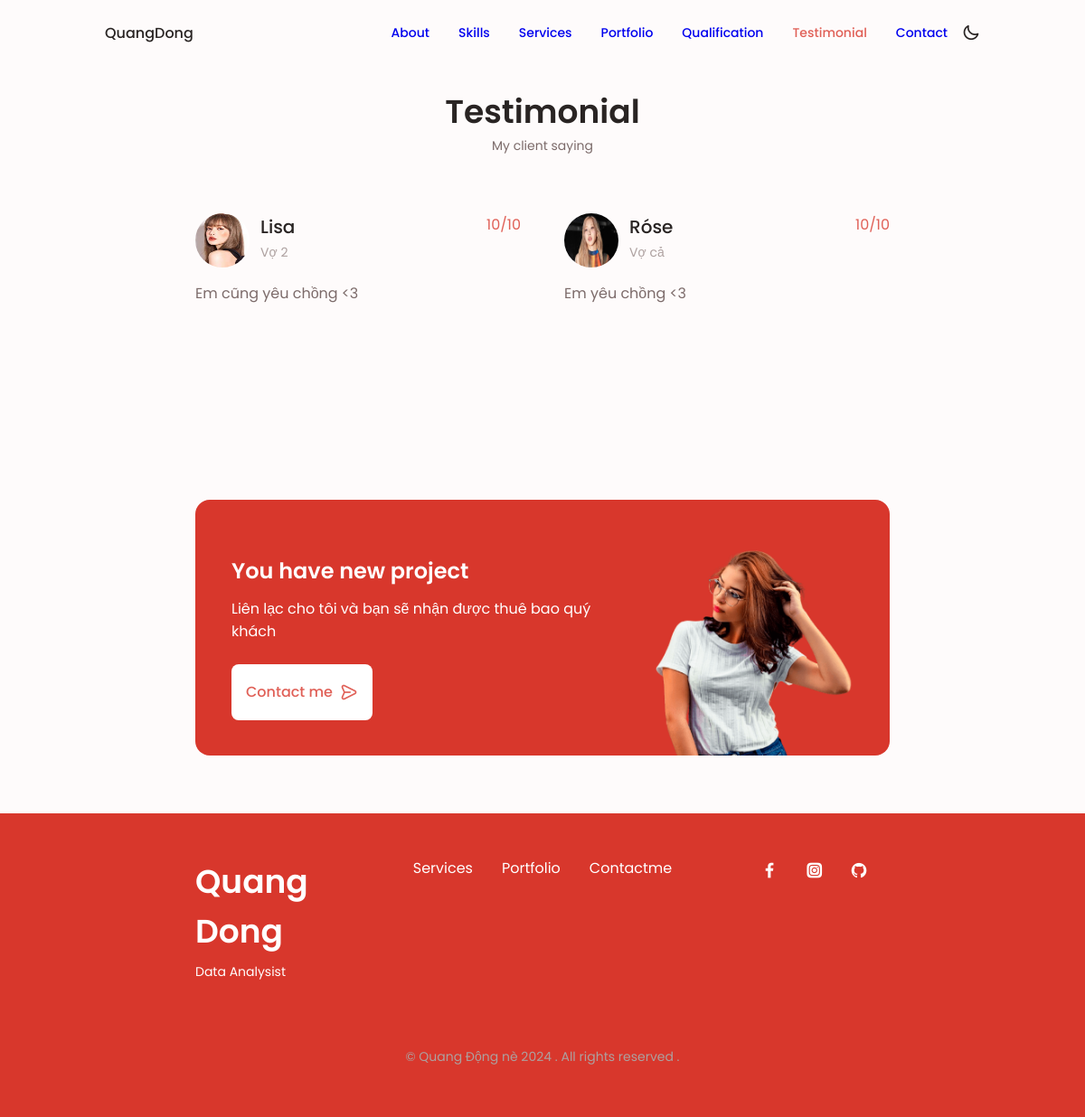
Page /testimonial/ on the committed database.
### main/models.py (models this page shows, shortened)
class Testimonial(models.Model):
    class Meta:
        verbose_name_plural = "Testimonials"
        verbose_name = "Testimonial"
        ordering = ["name"]
    thumbnail = models.ImageField(
        blank=True, null=True, upload_to="testimonial")
    name = models.CharField(max_length=200, blank=True, null=True)
    rate = models.IntegerField(blank=True, null=True)
    role = models.CharField(max_length=200, blank=True, null=True)
    quote = models.CharField(max_length=200, blank=True, null=True)
    is_active = models.BooleanField(default=True)

class UserProfile(models.Model):
    class Meta:
        verbose_name_plural = "User Profiles"
        verbose_name = "User Profile"
    user = models.OneToOneField(User, on_delete=models.CASCADE)
    avatar = models.ImageField(blank=True, null=True, upload_to="avatar")
    name = models.CharField(max_length=100, blank=True, null=True)
    sub_title = models.CharField(max_length=100, blank=True, null=True)
    bio = models.TextField(blank=True, null=True)
    about_bio = models.TextField(blank=True, null=True)
    about_image = models.ImageField(blank=True, null=True, upload_to="about")
    experience = models.IntegerField(default=1, blank=True, null=True)
    projects = models.IntegerField(default=5, blank=True, null=True)
    companies = models.IntegerField(default=1, blank=True, null=True)
    email = models.CharField(max_length=50, blank=True, null=True)
    phone = models.CharField(max_length=50, blank=True, null=True)
    location = models.CharField(max_length=50, blank=True, null=True)
    skills = models.ManyToManyField(Skill, blank=True)
    cv = models.FileField(blank=True, null=True, upload_to="cv")

### main/views.py (the view)
# urls.py: path('testimonial/', views.TestimonialView.as_view(), name="testimonial"),
class TestimonialView(generic.ListView):
    model = Testimonial
    template_name = "main/testimonial.html"
    def get_queryset(self):
        return super().get_queryset().filter(is_active=True)

### portfolio_django/context_processors.py (called while the page is built)
def project_context(request):
    context = {
        'me': User.objects.first(),
    }
    return context

### main/templates/main/testimonial.html (shortened to what this page needs)
{% extends 'main/base.html' %}
{% load static %}
{% block content %}
        <section class="testimonial section">
            <h2 class="section__title">Testimonial</h2>
            <span class="section__subtitle">My client saying</span>
            <div class="testimonial__container container swiper mySwiper">
                <div class="swiper-wrapper">
                     {% for obj in object_list %}
                    <div class="testimonial__content swiper-slide">
                        <div class="testimonial__data">
                            <div class="testimonial__header">
                                <img src="{{obj.thumbnail.url}}" alt="" class="testimonial__img">
                                <div>
                                    <h3 class="testimonial__name">{{obj.name|title}}</h3>
                                    <span class="testimonial__client">{{obj.role}}</span>
                                </div>
                            </div>
                            <div>
                                <div class="testimonial__icon-star">{{obj.rate}}/10</div>
                            </div>
                        </div>
                        <p class="testimonial__description">{{obj.quote}}</p>
                    </div>
                    {% endfor %}
                </div>
            </div>
        </section>
        <section class="project section">
            <div class="project__bg">
                <div class="project__container container grid">
                    <div class="project__data">
                        <h2 class="project__title">You have new project</h2>
                        <p class="project__description">Liên lạc cho tôi và bạn sẽ nhận được thuê bao quý khách</p>
                        <a href="#" class="button button--flex button--white">
                            Contact me
                            <i class="uil uil-message project__icon button__icon"></i>
                        </a>
                    </div>
                    <img src="{% static 'images/project.png' %}" alt="" class="project__img">
                </div>
            </div>
        </section>
    {% endblock %}

### main/templates/main/base.html (shortened to what this page needs)
{% load static %}
<!DOCTYPE html>
<html lang="en">
<head>
    <link rel="stylesheet" href="https://unicons.iconscout.com/release/v4.0.0/css/line.css">
    <link rel="stylesheet" href="{% static 'css/swiper-bundle.min.css' %}">
    <link rel="stylesheet" href="{% static 'css/style.css' %}">
</head>
<body>
    {% include 'main/partials/nav.html' %}
    <main class="main">
        {% block content %}{% endblock  %}
    </main>
    {% include 'main/partials/footer.html' %}
</body>
</html>

### main/templates/main/partials/nav.html (shortened to what this page needs)
{% load static %}
    <header class="header" id="header">
        <nav class="nav container">
            <a href="{% url 'main:home' %}" class="nav__logo">
                QuangDong
            </a>
            <div class="nav__menu" id="nav-menu">
                <ul class="nav__list grid">
                    <li class="nav__item">
                        <a href="{% url 'main:about' %}" class="nav__link">
                             About
                        </a>
                    </li>
                    <li class="nav__item">
                        <a href="{% url 'main:skill' %}" class="nav__link">
                             Skills
                        </a>
                    </li>
                    <li class="nav__item">
                        <a href="{% url 'main:service' %}" class="nav__link">
                             Services
                        </a>
                    </li>
                    <li class="nav__item">
                        <a href="{% url 'main:portfolio' %}" class="nav__link">
                             Portfolio
                        </a>
                    </li>
                    <li class="nav__item">
                        <a href="{% url 'main:qualification' %}" class="nav__link">
                             Qualification
                        </a>
                    </li>
                    <li class="nav__item">
                        <a href="{% url 'main:testimonial' %}" class="nav__link active-link">
                             Testimonial
                        </a>
                    </li>
                    <li class="nav__item">
                        <a href="{% url 'main:contact' %}" class="nav__link">
                             Contact
                        </a>
                    </li>
                </ul>
            </div>
            <div class="nav__btns">
                <i class="uil uil-moon change-theme" id="theme-button"></i>
            </div>
        </nav>
    </header>

### main/templates/main/partials/footer.html
{% load static %}
    <footer class="footer">
        <div class="footer__bg">
            <div class="footer__container container grid">
                <div class="footer__name">
                    <h1 class="footer__title">{{me.first_name|title}}</h1>
                    <span class="footer__subtitle">{{me.userprofile.sub_title}}</span>
                </div>
                <ul class="footer__links">
                    <li>
                        <a href="{% url 'main:service' %}" class="footer__link">Services</a>
                    </li>
                    <li>
                        <a href="{% url 'main:portfolio' %}" class="footer__link">Portfolio</a>
                    </li>
                    <li>
                        <a href="{% url 'main:contact' %}" class="footer__link">Contactme</a>
                    </li>
                </ul>
                <div class="footer__socials">
                    <a href="https://www.facebook.com/" target="_blank" class="footer__social">
                        <i class="uil uil-facebook-f"></i>
                    </a>
                    <a href="https://www.instagram.com/" target="_blank" class="footer__social">
                        <i class="uil uil-instagram-alt"></i>
                    </a>
                    <a href="https://github.com/" target="_blank" class="footer__social">
                        <i class="uil uil-github"></i>
                    </a>
                </div>
            </div>
            <div class="footer__copyright">
                © {{me.userprofile.name}} nè {%  now "Y" %} . All rights reserved .
            </div>
    </footer>

### rows in the picture
Testimonial: thumbnail (picture), name "Lisa", role "Vợ 2", rate "10", quote "Em cũng yêu chồng <3"
Testimonial: thumbnail (picture), name "Róse", role "Vợ cả", rate "10", quote "Em yêu chồng <3"

### other values in the picture
{{ me.first_name|title }} "Quang Dong"
{{ me.userprofile.sub_title }} "Data Analysist"
{{ me.userprofile.name }} "Quang Động"
